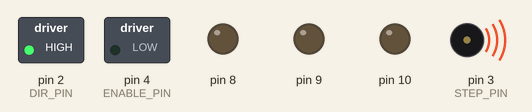
Recording of a sketch running on a simulated Arduino Uno, built with avr-gcc and run on an emulated ATmega328P. Shown: switched loads named in the sketch (green lamp = pin HIGH), output pins drawn as LEDs (lit = HIGH), buzzer (waves = sounding). Pins used as bus, display or sensor lines are not drawn; what the sketch prints to the serial monitor is not drawn.

Above: at 0.2 s.
Timing chart, 0 to 40.0 s (numbered marks = the images above):
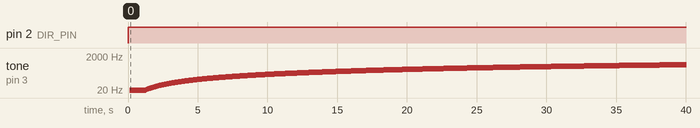

Measured:
- by itself, pin 2 (DIR_PIN): LOW → HIGH at 0.03 s
- by itself, tone on pin 3 (STEP_PIN): plays 1 Hz for 0.06 s, 2 Hz for 0.06 s, 3 Hz for 0.06 s, 4 Hz for 0.06 s, 5 Hz for 0.06 s, 6 Hz for 0.06 s … (617 notes in this stretch)

The sketch:

stepper_motor_sine_movement.ino
```cpp
/*
  @author Tom Johnson, Harrison Outram
  Date: 26/09/2019
  Editor: Ashley, Harrison Outram
  Last Updated: 6 Aug 2020
  Organisation: Curtin Robotics Club (CRoC)
  Project: Climbing Clock (2019)
  Purpose: example program to control stepper motors in sine movement
*/

#define DIR_PIN 2 // Direction
#define STEP_PIN 3 // Step
#define ENABLE_PIN 4 // enable

#define CLOCKWISE HIGH
#define ANTI_CLOCK LOW

#define PI 3.14f
#define OFF_TIME 3 // time in seconds motor is turned off

float angle = 0.0f;
unsigned int freq;
bool enabled = true, direction = CLOCKWISE;

void setup() {
  pinMode(DIR_PIN, OUTPUT); digitalWrite(DIR_PIN, HIGH);
  pinMode(STEP_PIN, OUTPUT); digitalWrite(STEP_PIN, HIGH);
  pinMode(ENABLE_PIN, OUTPUT); digitalWrite(ENABLE_PIN, LOW);

  // set microstep to full-step
  pinMode(8, OUTPUT); digitalWrite(8, LOW);
  pinMode(9, OUTPUT); digitalWrite(9, LOW);
  pinMode(10, OUTPUT); digitalWrite(10, LOW);

  Serial.begin(9600);
}

void loop() {
  if (enabled) {
    Serial.print(F("Setting direction to "));

    if (sin(angle) > 0.0) {
      direction = CLOCKWISE;
      Serial.println(F("clockwise"));
    } else {
      direction = ANTI_CLOCK;
      Serial.println(F("anti-clockwise"));
    }
    digitalWrite(DIR_PIN, direction);

    freq = (unsigned int)(1000.0 * fabs(sin(angle)));
    Serial.print(F("Setting frequency to ")); Serial.println(freq);
    tone(STEP_PIN, freq);

    angle += 0.001f;

    if (angle > 4.0f * PI) {
      angle = 0.0f;
      digitalWrite(ENABLE_PIN, HIGH);
      Serial.print(F("Turning off stepper motor driver for "));
      Serial.print(OFF_TIME); Serial.prinln(F(" seconds"));
      enabled = false;
    }
  } else {
    delay(OFF_TIME * 1000);
    Serial.println(F("Turning on stepper motor driver"));
    enabled = true;
  }
}
```
